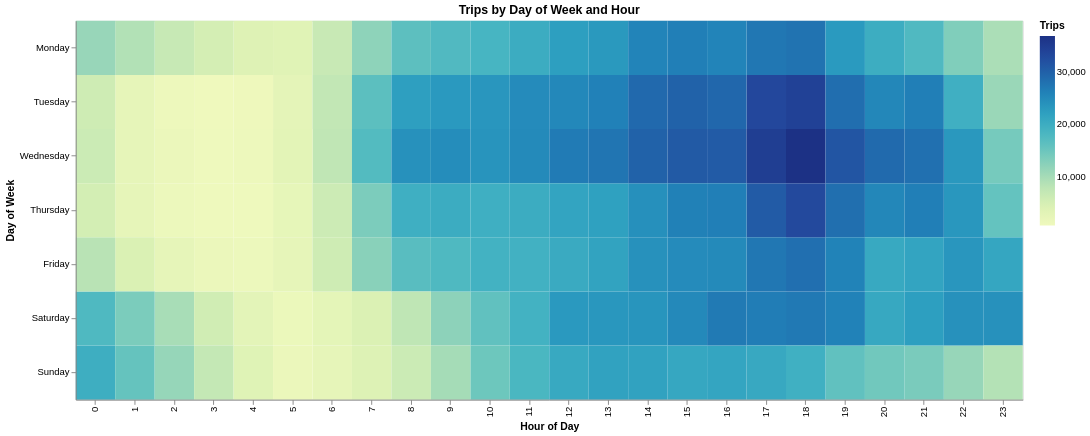

This figure's notebook cell:
### Markdown cell above
Interpretation - We see that the prefered payment method is Credit Card payments at 80%, 14% is paid by cash and the others forms of payment are a minority, only accounting for 5 percent of payments.

### Code cell
result = con.sql("""
SELECT
  pickup_date_of_week,
  pickup_hour,
  COUNT(*) AS num_trips
FROM filteredTripTable
GROUP BY pickup_date_of_week, pickup_hour
""").pl()

df = result.with_columns(
    pl.col("pickup_hour").cast(pl.Int64),
    pl.col("num_trips").cast(pl.Int64),
    pl.col("pickup_date_of_week").cast(pl.Utf8)
)

day_order = ["Monday","Tuesday","Wednesday","Thursday","Friday","Saturday","Sunday"]

heatmap = alt.Chart(df).mark_rect().encode(
    x=alt.X("pickup_hour:O", title="Hour of Day"),
    y=alt.Y("pickup_date_of_week:N", sort=day_order, title="Day of Week"),
    color=alt.Color("num_trips:Q", title="Trips"),
    tooltip=[
        alt.Tooltip("pickup_date_of_week:N", title="Day"),
        alt.Tooltip("pickup_hour:Q", title="Hour"),
        alt.Tooltip("num_trips:Q", title="Trips"),
    ],
).properties(
    width=1000,
    height=400,
    title="Trips by Day of Week and Hour"
)

heatmap

### Figure 1 — Vega-Lite specification as saved in the notebook (floating-point values rounded to 4 significant figures; data arrays with more than 128 entries replaced by an {"elided": "..."} marker saying what was removed)
{"config": {"view": {"continuousWidth": 300, "continuousHeight": 300}}, "data": {"name": "data-8c26e48849604080f013f9d84cb4a18e"}, "mark": {"type": "rect"}, "encoding": {"color": {"field": "num_trips", "title": "Trips", "type": "quantitative"}, "tooltip": [{"field": "pickup_date_of_week", "title": "Day", "type": "nominal"}, {"field": "pickup_hour", "title": "Hour", "type": "quantitative"}, {"field": "num_trips", "title": "Trips", "type": "quantitative"}], "x": {"field": "pickup_hour", "title": "Hour of Day", "type": "ordinal"}, "y": {"field": "pickup_date_of_week", "sort": ["Monday", "Tuesday", "Wednesday", "Thursday", "Friday", "Saturday", "Sunday"], "title": "Day of Week", "type": "nominal"}}, "height": 400, "title": "Trips by Day of Week and Hour", "width": 1000, "$schema": "https://vega.github.io/schema/vega-lite/v6.1.0.json", "datasets": {"data-8c26e48849604080f013f9d84cb4a18e": {"elided": "168 records"}}}
